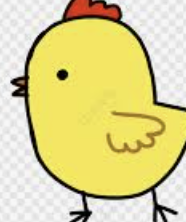
#> input picture pic/c.png, 186 x 222 px, found by its file name
$ python '內插法-雙立方.py'
#> lines starting #> are read from the running program, lines starting #| are printed output that depends on the picture
#> further down, img is the input picture: shape (222, 186, 4); mean B, G, R, A 147.7, 212.2, 221.1, 255
# 雙立方內插法（Bicubic Interpolation）
# 透過考慮影像中 周圍 4×4 個像素（共 16 個像素） 來估算新的像素值。固定用 16 個點

#       y-axis ↑
#              |
#          ┌───────┐
#          │16格區域│ ← 參考區（4x4）
#          └───────┘
#              |
#             x-axis →
# 針對這些像素值進行數學運算（立方插值），計算出最適合的「中間值」。

import cv2
import numpy as np

def cubic_kernel(x):
    a = -0.5  #雙立方內插預設使用的就是 a = -0.5。

# | a 值   | 名稱（常見設定）               | 效果描述                   |
# | ------- | ---------------------- | ---------------------- |
# | -0.5  | **Catmull-Rom spline** | 最常用，畫質平滑不模糊，銳利適中，無過多波動 |
# | -0.75 | B-spline variant       | 更平滑、柔和（但可能過度模糊）        |
# | -1.0  | Cubic B-spline         | 模糊感明顯，用於特殊平滑處理

    x = abs(x)
    if x <= 1:
        return (a + 2) * x**3 - (a + 3) * x**2 + 1
    elif x < 2:
        return a * x**3 - 5*a * x**2 + 8*a * x - 4*a
    else:
        return 0

# 主內插函數
def bicubic_resize(image, scale):
#> called with scale = 4
    h, w, c = image.shape
#> h = 222; w = 186; c = 4
    new_h, new_w = int(h * scale), int(w * scale)
#> new_h = 888; new_w = 744

    build = np.zeros((new_h, new_w, c), dtype=np.uint8)

    for y_new in range(new_h):
        for x_new in range(new_w):
            x = x_new / scale
            y = y_new / scale
            x0 = int(np.floor(x))
            y0 = int(np.floor(y))

            for ch in range(c):
                value = 0.0
                total_weight = 0.0

                for m in range(-1, 3):
                    for n in range(-1, 3):
                        xm = min(max(x0 + n, 0), w - 1)
                        ym = min(max(y0 + m, 0), h - 1)
                        dx = x - (x0 + n)
                        dy = y - (y0 + m)

                        wx = cubic_kernel(dx)
                        wy = cubic_kernel(dy)
                        weight = wx * wy

                        value += weight * image[ym, xm, ch]
                        total_weight += weight

                build[y_new, x_new, ch] = np.clip(value / total_weight, 0, 255)
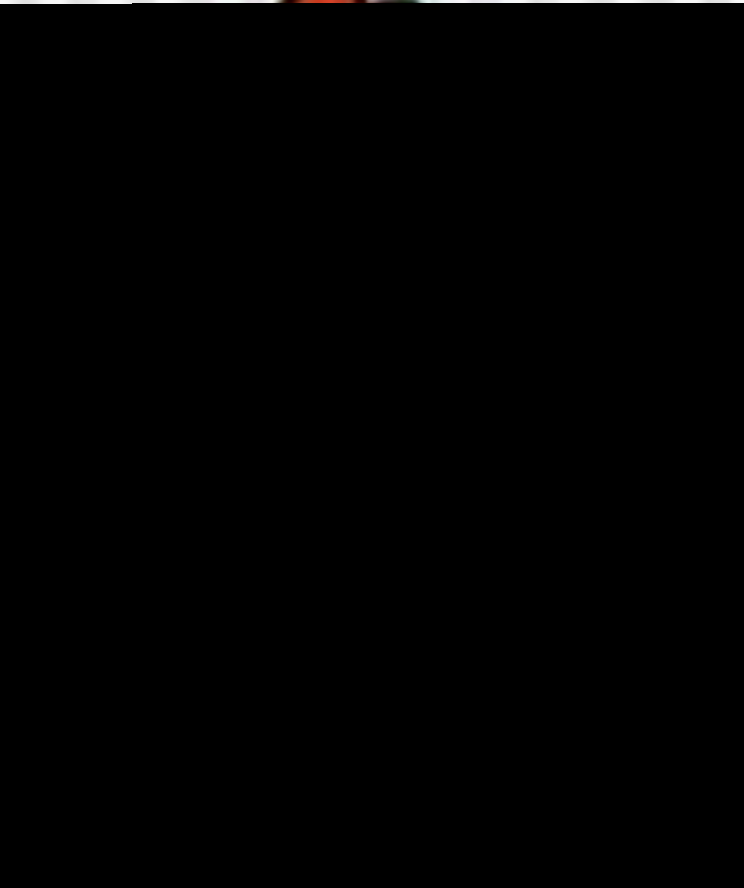
#> build: shape (888, 744, 4); mean B, G, R, A 0.7, 0.7, 0.8, 0.9

    return build


img = cv2.imread("pic/c.png", -1)
#> (the run stopped early here; a loop or call above may not have finished)
